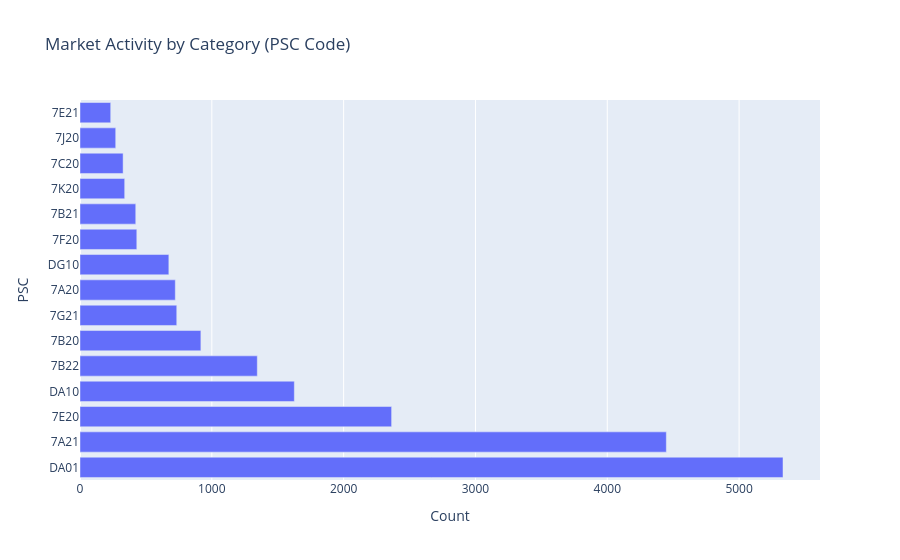

The code cell stored with this chart in its notebook:
### Code cell
fig_psc

### Figure 1 — Plotly figure (JSON) as saved in the notebook; plotly's stock layout.template omitted (floating-point values rounded to 4 significant figures)
{"data": [{"customdata": [["IT AND TELECOM - BUSINESS APPLICATION/APPLICATION DEVELOPMENT SUPPORT SERVICES (LABOR)"], ["IT AND TELECOM - BUSINESS APPLICATION SOFTWARE (PERPETUAL LICENSE SOFTWARE)"], ["IT and Telecom - End User: Help Desk;Tier 1-2,Workspace,Print,Output,Productivity Tools (HW/Perp SW)"], ["IT AND TELECOM - BUSINESS APPLICATION/APPLICATION DEVELOPMENT SOFTWARE AS A SERVICE"], ["IT AND TELECOM - COMPUTE: SERVERS (HARDWARE AND PERPETUAL LICENSE SOFTWARE)"], ["IT AND TELECOM - HIGH PERFORMANCE COMPUTE (HARDWARE AND PERPETUAL LICENSE SOFTWARE)"], ["IT AND TELECOM - NETWORK: DIGITAL NETWORK PRODUCTS (HARDWARE AND PERPETUAL LICENSE SOFTWARE)"], ["IT AND TELECOM - APPLICATION DEVELOPMENT SOFTWARE (PERPETUAL LICENSE SOFTWARE)"], ["IT AND TELECOM - NETWORK AS A SERVICE"], ["IT AND TELECOM - IT MANAGEMENT TOOLS/PRODUCTS (HARDWARE AND PERPETUAL LICENSE SOFTWARE)"], ["IT AND TELECOM - COMPUTE: MAINFRAME (HARDWARE AND PERPETUAL LICENSE SOFTWARE)"], ["IT AND TELECOM - STORAGE PRODUCTS (HARDWARE AND PERPETUAL LICENSE SOFTWARE)"], ["IT AND TELECOM - DATA CENTER PRODUCTS (HARDWARE AND PERPETUAL LICENSE SOFTWARE)"], ["IT AND TELECOM - SECURITY AND COMPLIANCE PRODUCTS (HARDWARE AND PERPETUAL LICENSE SOFTWARE)"], ["IT AND TELECOM - MOBILE DEVICE PRODUCTS (HARDWARE AND PERPETUAL LICENSE SOFTWARE)"]], "hovertemplate": "Count=%{x}<br>PSC=%{y}<br>Description=%{customdata[0]}<extra></extra>", "legendgroup": "", "marker": {"color": "#636efa", "pattern": {"shape": ""}}, "name": "", "orientation": "h", "showlegend": false, "textposition": "auto", "type": "bar", "x": [5333, 4448, 2364, 1626, 1345, 917, 734, 723, 674, 431, 423, 339, 327, 271, 233], "xaxis": "x", "y": ["DA01", "7A21", "7E20", "DA10", "7B22", "7B20", "7G21", "7A20", "DG10", "7F20", "7B21", "7K20", "7C20", "7J20", "7E21"], "yaxis": "y"}], "layout": {"barmode": "relative", "legend": {"tracegroupgap": 0}, "title": {"text": "Market Activity by Category (PSC Code)"}, "xaxis": {"anchor": "y", "domain": [0, 1], "title": {"text": "Count"}}, "yaxis": {"anchor": "x", "domain": [0, 1], "title": {"text": "PSC"}, "type": "category"}}}
